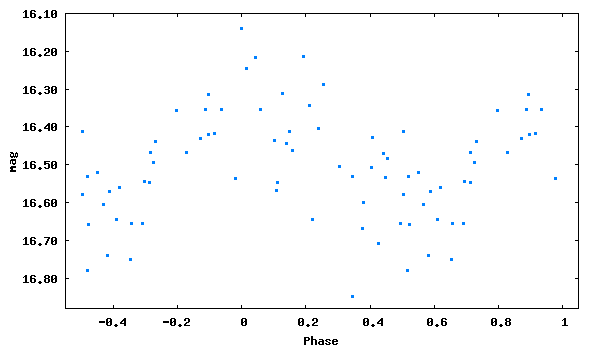

Recreate this plot in gnuplot.
set term png size 600,350 medium
set colors classic
set output 'phase_lc_12.png'
set xlabel 'Phase'
set ylabel 'mag'
#set title 'JDmax = 2446709.42200 + 1.0326930 x E'
set format y '%5.2f'
plot [-0.55:1.05][16.88:16.10] "phase_lc_12.dat" linecolor 3 pointtype 5 pointsize 0.3 title ""
